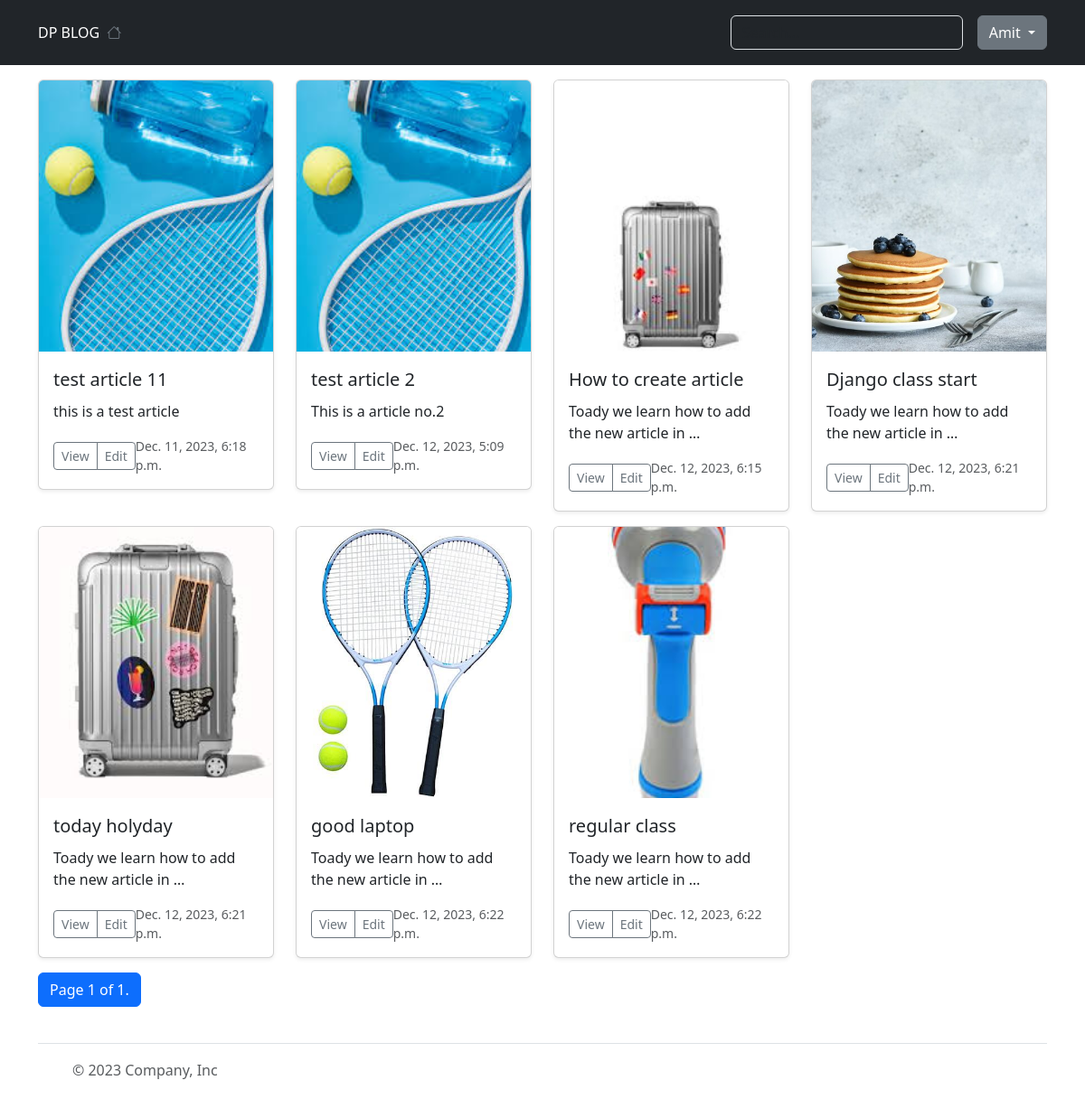
Page /my/articles/ (signed in) on the earlier database version.
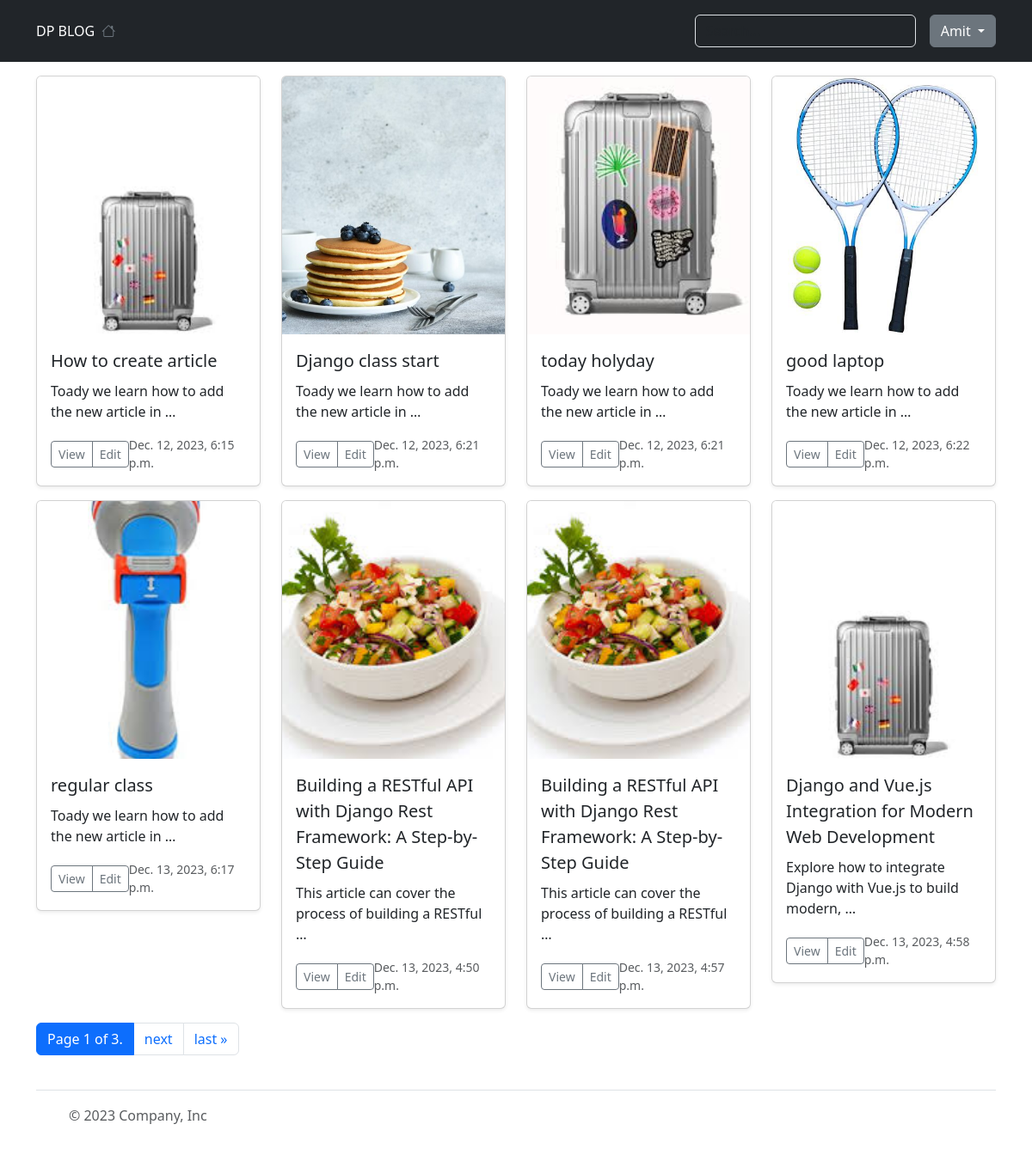
Same page on the later database version.
### blog/models.py (models this page shows, shortened)
class Article(models.Model):
    title= models.CharField("Article title", max_length=100)
    image = models.ImageField("Article title ", upload_to="article/image")
    content = models.TextField()
    topic = models.ForeignKey(Topic, on_delete=models.CASCADE)
    create_at = models.DateTimeField(auto_now=True)
    author = models.ForeignKey("auth.user",on_delete=models.CASCADE)
    like = models.PositiveIntegerField("Total like ",default=0)

### blog/views.py (the view)
# urls.py: path('my/articles/', views.my_article, name='my_articles'),
@login_required
def my_article(request):
    article_list = Article.objects.filter(author = request.user)
    paginator = Paginator(article_list, 8)
    page = request.GET.get('p', 1)
    ctx = {
        'articles' : paginator.get_page(page)
    }
    return render(request, 'blog/my_articles.html', ctx)

### templates/blog/my_articles.html (shortened to what this page needs)
{% extends 'layout/base.html' %}
{% load static %}
{% block content %}
<div class="container my-3">
    <div class="row">
        {% for item in articles %}
        {% include 'components/article_card.html' %}
        {% endfor %}
        <nav aria-label="Page navigation example">
            <ul class="pagination">
              <li class="page-item"><span class="page-link active">
                  Page {{ articles.number }} of {{ articles.paginator.num_pages }}.
                </span>
              </li>
              {% if articles.has_next %}
              <li class="page-item"><a class="page-link" href="?p={{ articles.next_page_number }}">next</a></li>
              <li class="page-item"><a class="page-link" href="?p={{ articles.paginator.num_pages }}">last &raquo;</a></li>
              {% endif %}
            </ul>
          </nav>
    </div>
</div>
{% endblock %}

### templates/components/article_card.html (shortened to what this page needs)
{% load static %}
<div class="col-lg-3 col-md-6 mb-3">
    <div class="card shadow-sm">
        <img src="{{item.image.url}}" alt="{{item.title}}" class="card-img-top" height="300">
        <div class="card-body">
            <a href="{% url 'detail' item.id %}" class="card-title fs-5 nav-link">
                {{item.title}}
            </a>
            <p class="card-text">
                {{item.content|truncatewords:10}}
            </p>
            <div class="d-flex justify-content-between align-items-center">
                <div class="btn-group">
                    <a href="{% url 'detail' item.id %}" class="btn btn-sm btn-outline-secondary">View</a>
                    {% if item.author == user %}
                    <a href="{% url 'edit' item.id %}" class="btn btn-sm btn-outline-secondary">Edit</a>
                    {% else %}
                    <a class="btn btn-sm btn-outline-primary">
                        <i class="bi bi-hand-thumbs-up"></i>
                        {{item.likes}}
                    </a>
                    {% endif %}
                </div>
                <small class="text-body-secondary">
                    {{item.create_at}}
                </small>
            </div>
        </div>
    </div>
</div>

Differences in the rows shown:
removed Article: image (picture), title "test article 11", content "this is a test article", shows "Edit", create_at "Dec. 11, 2023, 6:18 p.m."
removed Article: image (picture), title "test article 2", content "This is a article no.2", shows "Edit", create_at "Dec. 12, 2023, 5:09 p.m."
changed Article "regular class": create_at "Dec. 12, 2023, 6:22 p.m." → "Dec. 13, 2023, 6:17 p.m."
added Article: image (picture), title "Building a RESTful API with Django Rest Framework: A Step-by-Step Guide", content "This article can cover the process of building a RESTful …", shows "Edit", create_at "Dec. 13, 2023, 4:50 p.m."
added Article: image (picture), title "Building a RESTful API with Django Rest Framework: A Step-by-Step Guide", content "This article can cover the process of building a RESTful …", shows "Edit", create_at "Dec. 13, 2023, 4:57 p.m."
added Article: image (picture), title "Django and Vue.js Integration for Modern Web Development", content "Explore how to integrate Django with Vue.js to build modern, …", shows "Edit", create_at "Dec. 13, 2023, 4:58 p.m."
Other differences:
{{ articles.paginator.num_pages }}: "1" → "3"
text now shown: "next last »"
